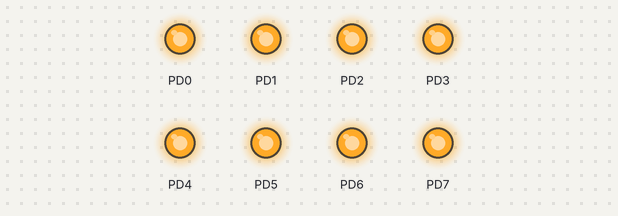
This program was run on a simulated ATmega328P, built with avr-gcc and emulated at 12 MHz. Parts: output pins drawn as LEDs (lit = HIGH).

Above: at 0.05 s.
At 2.75 s:
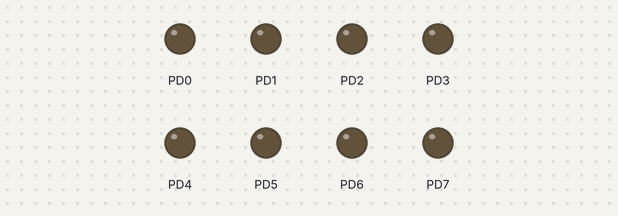
Timing chart, 0 to 3.0 s (numbered marks = the images above):
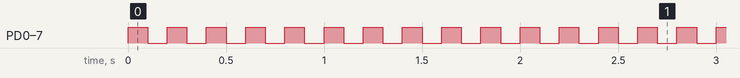

The program:

main.c
```c
/*
 * blink.c
 *
 * Created: 18-12-2022 12:37:05
 * Author : kales
 */
#define F_CPU 12000000UL
#include <avr/io.h>
#include <util/delay.h>

int main(void)
{
	DDRD = 0xFF;
    /* Replace with your application code */
    while (1)
    {
		PORTD=0xFF;
		 _delay_ms(100);
		PORTD=0x00;
		 _delay_ms(100);
    }
}
```

Measured:
- by itself, PD0–7: alternates HIGH for 0.10 s and LOW for 0.10 s
